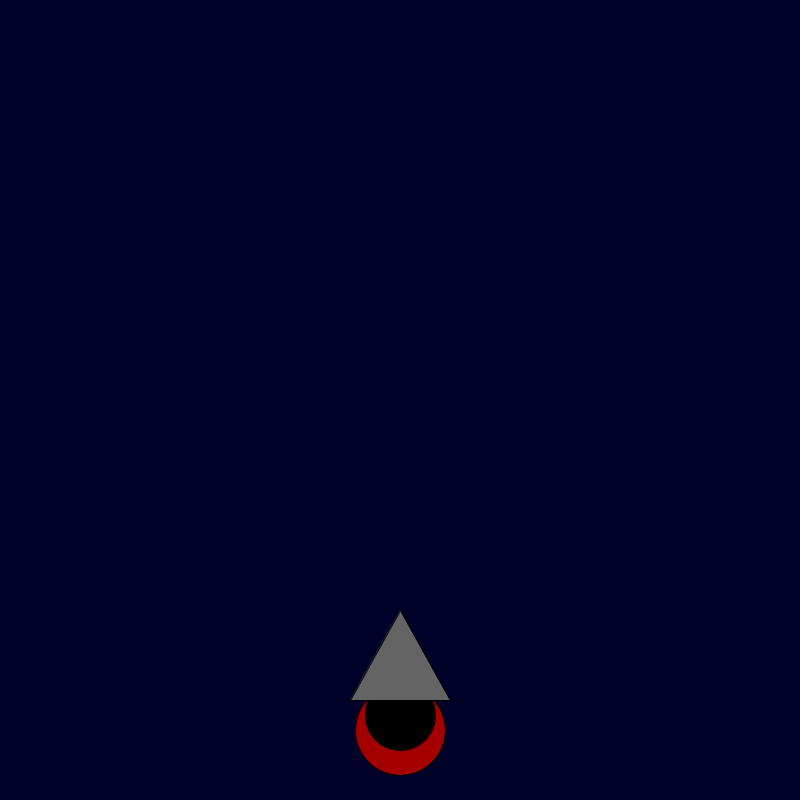
Frame 1 (no input)
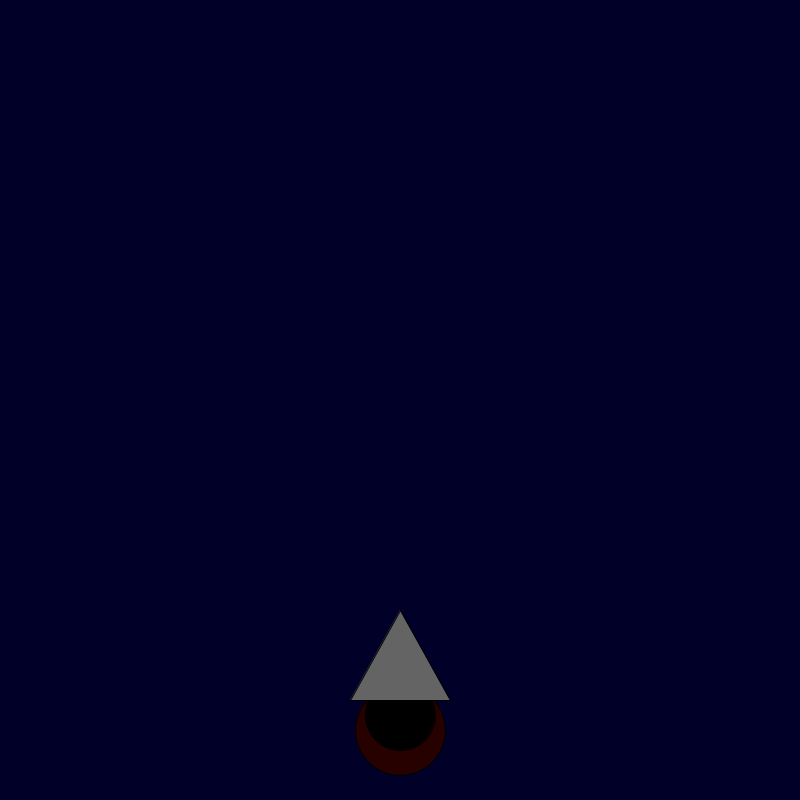
Frame 60 (the mouse pressed at the canvas centre just before this capture)
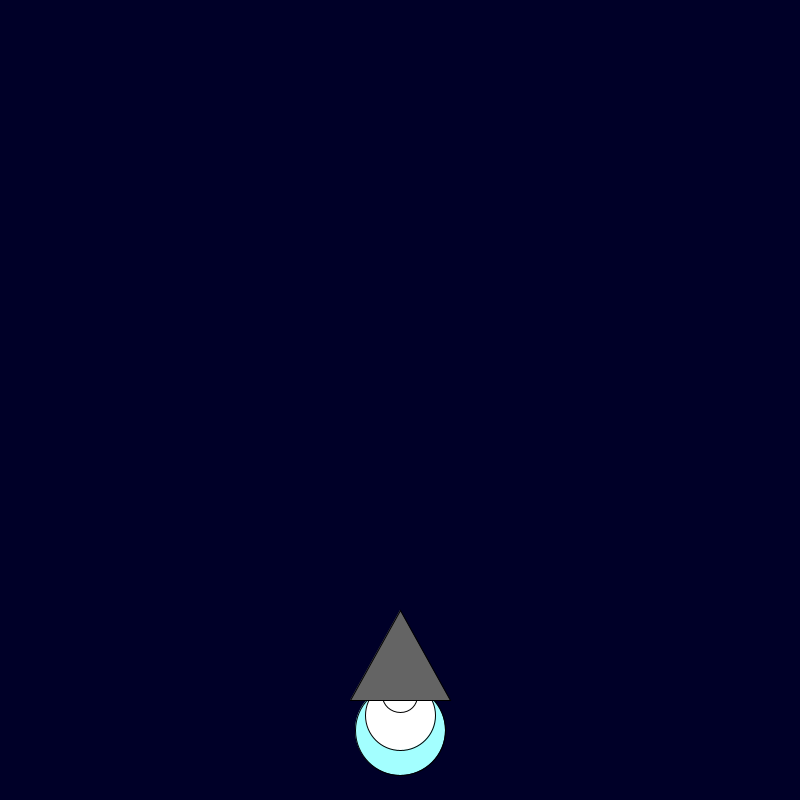
Frame 120 (the mouse held since frame 60 and released just before this capture)

The Processing sketch that drew these frames (run headless with seeded random() and noise(); from frame 60 on, the mouse is pressed at the canvas centre):

// Processing sketch: rocket_ship
// ── rocket_ship.pde
int x = 400; 
int y = 600; 

void setup() {
    size(800, 800);
    
}

void draw() {
    background(0, 0, 40); 
    fill(random(255), mouseX, mouseY);
    ellipse(x, y + 130, 90, 90);
    fill(mouseY, mouseX, mouseY);
    ellipse(x, y + 115, 70, 70);
    fill(mouseX, mouseY, mouseX);
    ellipse(x, y + 95, 35, 35);
    fill(100, 100, 100);
    triangle(x, y + 10, x + 50, y + 100, x - 50, y + 100);
     if (keyCode == 38){
    x+=0;
    y-=1;}
 if (keyCode == 37){
    x-=1;
    y+=0;}
  if (keyCode == 39){
    x+=1;
    y+=0;}
  if (keyCode == 40){
    x+=0;
    y+=1; }
}
